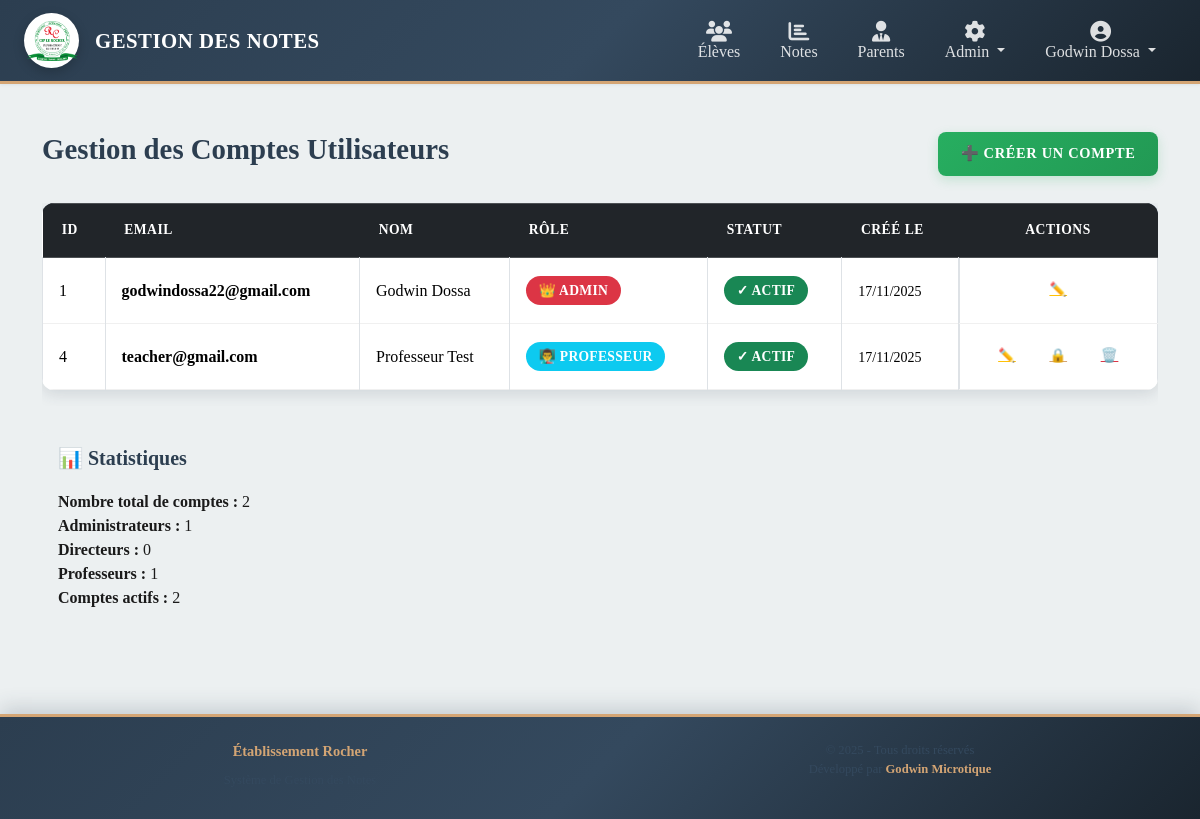
The page /accounts/ (signed in) on the database its author committed.
### models.py (models this page shows, shortened)
class User(UserMixin, db.Model):
    __tablename__ = "users"
    id = db.Column(db.Integer, primary_key=True)
    email = db.Column(db.String(150), unique=True, nullable=False, index=True)
    name = db.Column(db.String(150), nullable=True)
    password_hash = db.Column(db.String(256), nullable=False)
    role = db.Column(db.String(50), default="teacher", nullable=False)  # admin, teacher, director
    is_active = db.Column(db.Boolean, default=True, nullable=False)
    created_at = db.Column(db.DateTime, default=lambda: datetime.now(timezone.utc), nullable=False)
    def is_admin(self):
        return self.role == "admin"

### blueprints/accounts/routes.py (the view)
@accounts_bp.route('/', methods=['GET'])
@login_required
@admin_required
def list_accounts():
    users = User.query.all()
    return render_template('accounts/accounts_list.html', users=users)

### app.py (called while the page is built)
@login_manager.user_loader
def load_user(user_id):
    try:
        return User.query.get(int(user_id))
    except Exception:
        return None

### blueprints/accounts/routes.py (called while the page is built)
def admin_required(f):
    @wraps(f)
    def decorated_function(*args, **kwargs):
        if not current_user.is_authenticated:
            flash("Vous devez être connecté.", "danger")
            return redirect(url_for('auth.login'))
        if not current_user.is_admin():
            flash("Accès refusé. Administrateur requis.", "danger")
            return redirect(url_for('dashboard'))
        return f(*args, **kwargs)
    return decorated_function

### templates/accounts/accounts_list.html (shortened to what this page needs)
{% extends "base.html" %}
{% block content %}
<div class="container mt-4">
    <div class="row mb-3">
        <div class="col-md-8">
            <h2>Gestion des Comptes Utilisateurs</h2>
        </div>
        <div class="col-md-4 text-end">
            <a href="{{ url_for('accounts.add_account') }}" class="btn btn-success">
                ➕ Créer un compte
            </a>
        </div>
    </div>
    <div class="table-responsive">
        <table class="table table-bordered table-hover">
            <thead class="table-dark">
                <tr>
                    <th>ID</th>
                    <th>Email</th>
                    <th>Nom</th>
                    <th>Rôle</th>
                    <th>Statut</th>
                    <th>Créé le</th>
                    <th class="text-center" width="200">Actions</th>
                </tr>
            </thead>
            <tbody>
                {% if users %}
                    {% for user in users %}
                    <tr>
                        <td>{{ user.id }}</td>
                        <td><strong>{{ user.email }}</strong></td>
                        <td>{{ user.name }}</td>
                        <td>
                            {% if user.role == 'admin' %}
                                <span class="badge bg-danger">👑 Admin</span>
                            {% elif user.role == 'director' %}
                                <span class="badge bg-warning text-dark">📋 Directeur</span>
                            {% else %}
                                <span class="badge bg-info">👨‍🏫 Professeur</span>
                            {% endif %}
                        </td>
                        <td>
                            {% if user.is_active %}
                                <span class="badge bg-success">✓ Actif</span>
                            {% else %}
                                <span class="badge bg-secondary">✗ Inactif</span>
                            {% endif %}
                        </td>
                        <td>
                            <small>{{ user.created_at.strftime('%d/%m/%Y') }}</small>
                        </td>
                        <td class="text-center d-flex justify-content-center gap-2">
                            <a href="{{ url_for('accounts.edit_account', id=user.id) }}"
                               class="btn btn-sm btn-link text-warning" title="Modifier"
                               data-bs-toggle="tooltip" data-bs-title="Modifier">
                                ✏️
                            </a>
                            {% if user.id != current_user.id %}
                            <form method="POST" action="{{ url_for('accounts.toggle_account_status', id=user.id) }}" style="display:inline;">
                                <button type="submit"
                                        class="btn btn-sm btn-link {% if user.is_active %}text-secondary{% else %}text-success{% endif %}"
                                        title="{% if user.is_active %}Désactiver{% else %}Activer{% endif %}"
                                        data-bs-toggle="tooltip"
                                        data-bs-title="{% if user.is_active %}Désactiver{% else %}Activer{% endif %}">
                                    {% if user.is_active %}🔒{% else %}🔓{% endif %}
                                </button>
                            </form>
                            {% endif %}
                            {% if user.id != current_user.id %}
                            <form action="{{ url_for('accounts.delete_account', id=user.id) }}" method="POST" style="display:inline;">
                                <button type="submit" class="btn btn-sm btn-link text-danger" title="Supprimer"
                                        data-bs-toggle="tooltip" data-bs-title="Supprimer"
                                        onclick="return confirm('Supprimer ce compte ?')">
                                    🗑️
                                </button>
                            </form>
                            {% endif %}
                        </td>
                    </tr>
                    {% endfor %}
                {% else %}
                    <tr>
                        <td colspan="7" class="text-center text-muted py-4">
                            <em>Aucun compte utilisateur</em>
                        </td>
                    </tr>
                {% endif %}
            </tbody>
        </table>
    </div>
    <div class="mt-4 p-3 bg-light rounded">
        <h5>📊 Statistiques</h5>
        <p>
            <strong>Nombre total de comptes :</strong> {{ users|length }}<br>
            <strong>Administrateurs :</strong> {{ users|selectattr('role', 'equalto', 'admin')|list|length }}<br>
            <strong>Directeurs :</strong> {{ users|selectattr('role', 'equalto', 'director')|list|length }}<br>
            <strong>Professeurs :</strong> {{ users|selectattr('role', 'equalto', 'teacher')|list|length }}<br>
            <strong>Comptes actifs :</strong> {{ users|selectattr('is_active')|list|length }}
        </p>
    </div>
</div>
{% endblock %}

### templates/base.html (shortened to what this page needs)
<!DOCTYPE html>
<html lang="fr">
<head>
    <link href="https://cdn.jsdelivr.net/npm/bootstrap@5.3.3/dist/css/bootstrap.min.css" rel="stylesheet">
    <link rel="stylesheet" href="https://cdnjs.cloudflare.com/ajax/libs/font-awesome/6.5.1/css/all.min.css">
    <link rel="stylesheet" href="{{ url_for('static', filename='style.css') }}">
</head>
<body class="d-flex flex-column min-vh-100">
    <nav class="navbar navbar-expand-lg navbar-dark professional-navbar sticky-top shadow-sm">
        <div class="container-fluid px-4">
            <a class="navbar-brand fw-bold d-flex align-items-center gap-3" href="{{ url_for('dashboard') }}">
                <div class="navbar-logo-circle">
                    <img src="{{ url_for('static', filename='logo.png') }}" alt="Logo" class="navbar-logo">
                </div>
                <span class="d-none d-md-inline navbar-brand-text">Gestion des Notes</span>
            </a>
            <div class="collapse navbar-collapse" id="navMenu">
                <ul class="navbar-nav ms-auto">
                    {% if current_user.is_authenticated %}
                    <table class="icon-table">
                        <tr>
                            <td>
                                <a class="nav-link" href="{{ url_for('eleves.list_eleves') }}">
                                    <i class="fas fa-users"></i><br><span class="d-none d-md-inline">Élèves</span>
                                </a>
                            </td>
                            <td>
                                <a class="nav-link" href="{{ url_for('notes.notes_dashboard') }}">
                                    <i class="fas fa-chart-bar"></i><br><span class="d-none d-md-inline">Notes</span>
                                </a>
                            </td>
                            <td>
                                <a class="nav-link" href="{{ url_for('parents.list_parents') }}">
                                    <i class="fas fa-user-tie"></i><br><span class="d-none d-md-inline">Parents</span>
                                </a>
                            </td>
                            {% if current_user.is_admin() %}
                            <td>
                                <div class="dropdown">
                                    <a class="nav-link dropdown-toggle" href="#" role="button" data-bs-toggle="dropdown">
                                        <i class="fas fa-cog"></i><br><span class="d-none d-md-inline">Admin</span>
                                    </a>
                                </div>
                            </td>
                            {% endif %}
                            <td>
                                <div class="dropdown">
                                    <a class="nav-link dropdown-toggle" href="#" role="button" data-bs-toggle="dropdown">
                                        <i class="fas fa-user-circle"></i><br><span class="d-none d-md-inline">{{ current_user.name }}</span>
                                    </a>
                                </div>
                            </td>
                        </tr>
                    </table>
                    {% endif %}
                </ul>
            </div>
        </div>
    </nav>
    <main class="flex-grow-1">
        <div class="container-fluid px-4 py-4">
            {% block content %}{% endblock %}
        </div>
    </main>
    <footer class="professional-footer text-white text-center py-4 mt-5">
        <div class="container-fluid">
            <div class="row">
                <div class="col-md-6">
                    <p class="mb-2"><strong>Établissement Rocher</strong></p>
                    <p class="small mb-0">Système de Gestion des Notes</p>
                </div>
                <div class="col-md-6">
                    <p class="mb-0 small">© 2025 - Tous droits réservés</p>
                    <p class="small">Développé par <strong>Godwin Microtique</strong></p>
                </div>
            </div>
        </div>
    </footer>
</body>
</html>

### static/style.css (style rules this page uses)
:root { --primary-color: #2c3e50; --secondary-color: #d4a574; --accent-color: #34495e; --light-accent: #7f8c8d; --success-color: #27ae60; --danger-color: #e74c3c; --warning-color: #f39c12; --info-color: #3498db; --light-bg: #ecf0f1; --dark-text: #1a1a1a; --shadow: 0 4px 15px rgba(44, 62, 80, 0.15); --shadow-hover: 0 8px 25px rgba(44, 62, 80, 0.25); }
* { margin: 0; padding: 0; box-sizing: border-box; }
html, body { height: 100%; font-family: 'Times New Roman', Times, serif; color: var(--dark-text); background-color: var(--light-bg); }
.icon-table { width: auto; margin: 0 auto; border-collapse: collapse; }
.icon-table td { padding: 2px 8px; text-align: center; vertical-align: middle; }
.icon-table i { font-size: 1.3em; }
table { border-collapse: collapse; }
table td, table th { padding: 4px 8px; line-height: 1.1; }
body { display: flex; flex-direction: column; }
.professional-navbar { background: linear-gradient(135deg, var(--primary-color) 0%, var(--accent-color) 50%, #1a252f 100%); border-bottom: 3px solid var(--secondary-color); box-shadow: 0 6px 20px rgba(44, 62, 80, 0.2); backdrop-filter: blur(10px); }
.navbar-logo { height: 45px; width: auto; object-fit: contain; border-radius: 4px; }
.navbar-logo-circle { width: 55px; height: 55px; border-radius: 50%; background: white; display: flex; align-items: center; justify-content: center; box-shadow: 0 4px 12px rgba(0, 0, 0, 0.2); animation: floatAnimation 3s ease-in-out infinite; flex-shrink: 0; }
.navbar-logo-circle img { height: 40px; width: auto; object-fit: contain; }
.navbar-brand-text { color: white !important; font-size: 1.3rem; font-weight: 700; letter-spacing: 0.5px; }
.navbar-brand { font-size: 1.4rem; font-weight: 700; letter-spacing: 0.5px; text-transform: uppercase; color: white !important; }
.nav-link { color: rgba(255, 255, 255, 0.85) !important; font-weight: 500; padding: 0.5rem 0.75rem !important; border-radius: 4px; transition: all 0.3s ease; text-decoration: none; }
.professional-footer { background: linear-gradient(135deg, var(--primary-color) 0%, var(--accent-color) 50%, #1a252f 100%); border-top: 3px solid var(--secondary-color); margin-top: auto; box-shadow: 0 -6px 20px rgba(44, 62, 80, 0.2); }
.professional-footer p { color: rgba(255, 255, 255, 0.9); }
.professional-footer strong { color: var(--secondary-color); }
.btn { font-weight: 700; border-radius: 8px; padding: 0.7rem 1.4rem; transition: all 0.4s cubic-bezier(0.23, 1, 0.320, 1); border: none; text-transform: uppercase; font-size: 0.9rem; letter-spacing: 0.7px; position: relative; overflow: hidden; }
.btn::before { content: ''; position: absolute; top: 50%; left: 50%; width: 0; height: 0; border-radius: 50%; background: rgba(255, 255, 255, 0.3); transform: translate(-50%, -50%); transition: width 0.6s, height 0.6s; }
.btn-success { background: linear-gradient(135deg, var(--success-color) 0%, #229954 100%); color: white; box-shadow: 0 4px 12px rgba(39, 174, 96, 0.2); }
.btn-sm { padding: 0.4rem 0.8rem; font-size: 0.85rem; }
.badge { padding: 0.5rem 0.8rem; font-size: 0.85rem; font-weight: 600; border-radius: 20px; text-transform: uppercase; letter-spacing: 0.3px; }
.table { background: white; border-radius: 12px; overflow: hidden; box-shadow: var(--shadow); }
.table thead { background: linear-gradient(135deg, var(--primary-color) 0%, var(--accent-color) 100%); color: white; text-transform: uppercase; font-size: 0.85rem; font-weight: 700; letter-spacing: 0.5px; }
.table thead th { border: none; padding: 1.2rem; }
.table tbody tr { border-bottom: 1px solid #f0f0f0; transition: all 0.3s ease; }
.table tbody td { padding: 1rem; vertical-align: middle; }
h1, h2, h3, h4, h5, h6 { color: var(--primary-color); font-weight: 700; margin-bottom: 1.25rem; }
h2 { font-size: 1.8rem; }
.subtitle, .text-muted, .small, .form-text { color: #34495e !important; font-weight: 500; }
.navbar-text, .navbar-brand-text { color: white !important; }
.min-vh-100 { min-height: 100vh; }
.flex-grow-1 { flex-grow: 1; }
.text-secondary { color: var(--secondary-color) !important; }
.bg-light { background-color: var(--light-bg) !important; }
.shadow-sm { box-shadow: 0 1px 3px rgba(13, 74, 122, 0.08) !important; }
.btn { border-radius: 8px; transition: all 0.2s ease-in-out; }
footer { font-size: 0.9rem; background-color: #f1f1f1; }

### rows shown on the page
User: name "Godwin Dossa", id "1", email "godwindossa22@gmail.com", role "👑 ADMIN", is_active "✓ ACTIF", created_at "17/11/2025"
User: id "4", email "teacher@gmail.com", name "Professeur Test", role "👨‍🏫 PROFESSEUR", is_active "✓ ACTIF", created_at "17/11/2025"

### other values the page prints
{{ users|length }} "2"
{{ users|selectattr('role', 'equalto', 'admin')|list|length }} "1"
{{ users|selectattr('role', 'equalto', 'director')|list|length }} "0"
{{ users|selectattr('role', 'equalto', 'teacher')|list|length }} "1"
{{ users|selectattr('is_active')|list|length }} "2"
